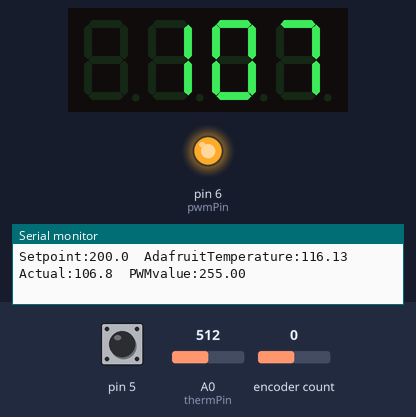
Bench run of a sketch on a simulated Arduino Uno, built with avr-gcc and run on an emulated ATmega328P. Shown: 4-digit seven-segment display, output pins drawn as LEDs (lit = HIGH), the last lines printed to the serial monitor. The inputs (shaded band) are chosen by the test bench; at power-on: A0 (thermPin) = 512, pin 5 HIGH, encoder count 0.

Above: at 1.3 s.
1.4 s: A0 (thermPin) set to 0
At 2.1 s:
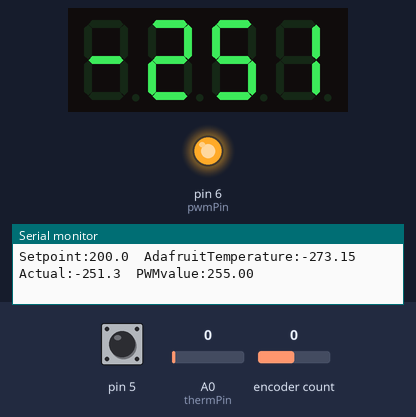
3.0 s: A0 (thermPin) set to 122
At 4.4 s:
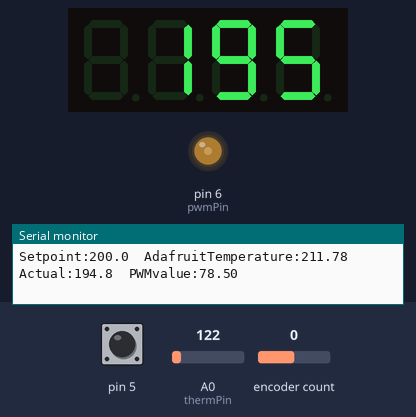
6.0 s: A0 (thermPin) set to 210
At 6.51 s:
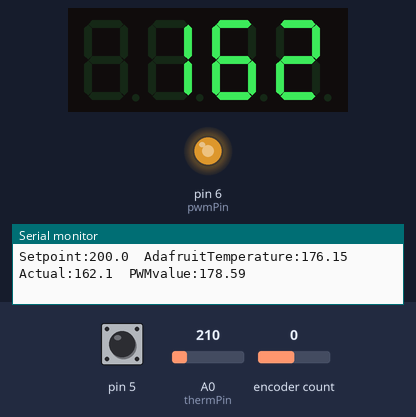
9.0 s: pin 5 pulled LOW for 1 s
At 10.8 s:
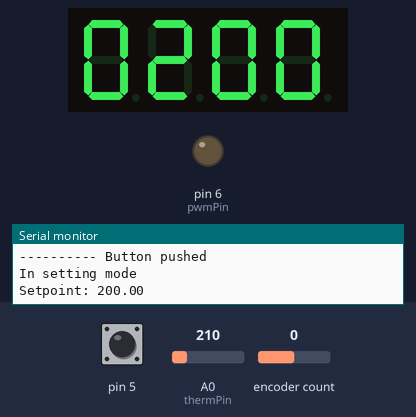
11.5 s: encoder count set to 4
At 13.1 s:
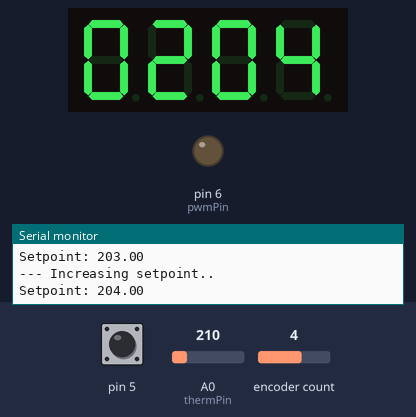
13.4 s: pin 5 pulled LOW for 3.2 s
At 14.2 s:
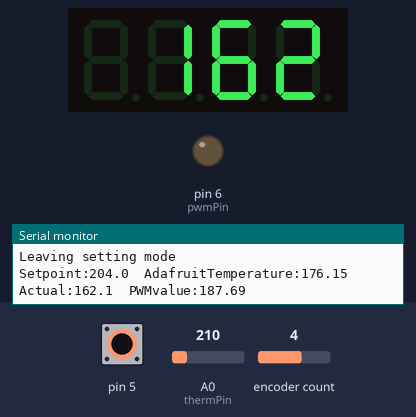
Timing chart, 0 to 19.1 s (numbered marks = the images above; inputs shaded):
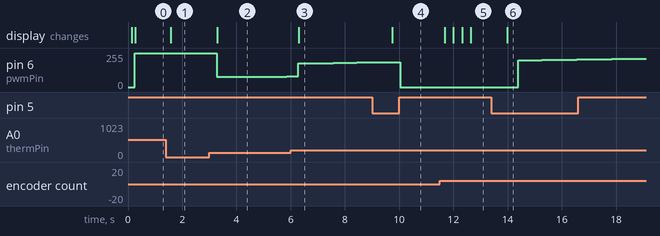

Measured:
- after the input at 1.4 s, the display: changes after 0.17 s (image 1)
- after the input at 3.0 s, pin 6 (pwmPin): 255/255 → 78/255 after 0.27 s, → 79/255 2.6 s later; the display: changes after 0.30 s (image 2)
- after the input at 6.0 s, the display: changes after 0.30 s (image 3)
- after the input at 9.0 s, the display: changes after 0.74 s (image 4)
- after the input at 11.5 s, the display: first changes after 0.17 s (image 5 shows a later state)
- after the input at 13.4 s, pin 6 (pwmPin): moves from 0/255 to 213/255 over 4.3 s, starting after 0.99 s; the display: changes after 0.59 s (image 6)

The sketch:

ardFilaSplicePID.ino
```cpp
/*
  String programName = "ardFilaSplice";
  String date = "20201226";
  String author = "Jon Sagebrand";
  String email = "jonsagebrand@gmail.com";
*/

/*******************************
  TM1637 4 x 7-segment display
*******************************/
#include <Arduino.h>
#include <TM1637TinyDisplay.h>

const int CLK = 8;
const int DIO = 9;

TM1637TinyDisplay display(CLK, DIO);

uint8_t data[] = { 0x00, 0x00, 0x00, 0x00 };


/*******************************
  Pins
*******************************/
const int pwmPin = 6; // pin that controls the MOSFET
const int thermPin = A0; // pin connected to the thermistor


/*******************************
  Temperatures and thermistor
*******************************/
double setPoint = 200; // this is our goal temperature

const float seriesResistor = 4490; //100000.0; // value of the resistor in serie with the thermistor

const float thermistorNominal = 100000.0; // resistance at 25 degrees C
const float nominalTemperature = 25.0; // temp. for nominal resistance (almost always 25 C)
const float betaCoefficient = 3950.0; // the beta coefficient of the thermistor (usually 3000-4000)

const int numSamples = 10; // how many samples to take and average, more takes longer but is more 'smooth'
int samples[numSamples];

uint8_t i;
float average;
float steinhart;

const float tempOffset = 0;
const float tempFactor = 0.92;


/*******************************
  Plot
*******************************/
const boolean plot = true; // if true, serial output is only values that can be plotted by the Serial Plotter


/*******************************
  PID
*******************************/
#include <PID_v1.h>

double actualTemp = 0.0; // the measured temperature
double PWMvalue;
//double Kp = 2, Ki = 5, Kd = 1; // initial tuning parameters
double aggKp = 3; //7.5;
double aggKi = 0.3; //0.99;
double aggKd = 0; //0.1;

PID myPID(&actualTemp, &PWMvalue, &setPoint, aggKp, aggKi, aggKd, DIRECT);

const boolean useAdaptiveTuning = false;

double consKp = 1; //7.5;
double consKi = 0.3; //0.99;
double consKd = 0; //0.1;

double tempGap;

/*******************************
  Rotary encoder
*******************************/
#include <SimpleRotary.h>

SimpleRotary rotary(3, 4, 5); // CLK, DT , SW

byte rotEncTurn;
byte rotEncPush;

boolean setTemp = false;


void setup() {

  /*******************************
    External AREF
  *******************************/
  //analogReference(EXTERNAL); // connect AREF to 3.3V and use that as VCC, less noisy!

  /*******************************
    Start serial
  *******************************/
  Serial.begin(9600);

  /*******************************
    In- and outputs
  *******************************/
  pinMode(pwmPin, OUTPUT); // this is the output pin for the MOSFET controoling the heater

  /*******************************
    PID setup
  *******************************/
  steinhart = readTemp(); // initialize the variables we're linked to
  actualTemp = (steinhart + tempOffset) * tempFactor;

  myPID.SetMode(AUTOMATIC); //turn the PID on

  if (useAdaptiveTuning) {
    myPID.SetTunings(consKp, consKi, consKd);
  }

  /*******************************
    Rotary encoder setup
  *******************************/
  // Set the trigger to be either a HIGH or LOW pin (Default: HIGH)
  // Note this sets all three pins to use the same state.
  //rotary.setTrigger(HIGH);

  // Set the debounce delay in ms  (Default: 2)
  //rotary.setDebounceDelay(2);

  // Set the error correction delay in ms  (Default: 200)
  //rotary.setErrorDelay(10);

  /*******************************
    LED display
  *******************************/
  display.clear();
  display.setBrightness(BRIGHT_HIGH);

}


void loop() {

  /*******************************
    Read temperature
  *******************************/
  if (!setTemp) {
    steinhart = readTemp();
    actualTemp = (steinhart + tempOffset) * tempFactor;
  }

  /*******************************
    PID control
  *******************************/
  if (!setTemp) {
    if (useAdaptiveTuning) {
    tempGap = abs(setPoint - actualTemp); // distance away from setpoint

    if (tempGap < 10) { //we're close to setpoint, use conservative tuning parameters
      myPID.SetTunings(consKp, consKi, consKd);
    } else { //we're far from setpoint, use aggressive tuning parameters
      myPID.SetTunings(aggKp, aggKi, aggKd);
    }
    }

    myPID.Compute();
    analogWrite(pwmPin, PWMvalue);
  } else {
    analogWrite(pwmPin, 0);
  }

  /*******************************
    Rotary encoder
  *******************************/
  rotEncPush = rotary.push();
  rotEncTurn = rotary.rotate();

  if (rotEncPush != 0 || rotEncTurn != 0) {  // rotary encoder was manipulated
    if ( rotEncPush == 1 ) { // button pushed
      Serial.println();
      Serial.println("---------- Button pushed");
      if (setTemp) { // toggle setTemp
        setTemp = false;
        Serial.println("Leaving setting mode");
        Serial.println();
      } else {
        setTemp = true;
        Serial.println("In setting mode");
        Serial.print("Setpoint: ");
        Serial.println(setPoint);
        Serial.println();
      }
    }

    if (setTemp) {

      if ( rotEncTurn == 1 ) {
        Serial.println("--- Increasing setpoint..");
        setPoint ++;
        Serial.print("Setpoint: ");
        Serial.println(setPoint);
        Serial.println();
      }

      if ( rotEncTurn == 2 ) {
        Serial.println("--- Decreasing setpoint..");
        setPoint --;
        Serial.print("Setpoint: ");
        Serial.println(setPoint);
        Serial.println();
      }
    }
  }

  /*******************************
    UI
  *******************************/
  if (!setTemp) {
    if (plot) {
      Serial.print("\Setpoint:");
      Serial.print(setPoint, 1);
      Serial.print("\tAdafruitTemperature:");
      Serial.print(steinhart);
      Serial.print("\tActual:");
      Serial.print(actualTemp, 1);
      Serial.print("\tPWMvalue:");
      Serial.println(PWMvalue);
    }
  }

  if (!setTemp) {
    display.showNumber(actualTemp, 0); // print temp to 7-segment display
  } else {
    display.showNumber((int)setPoint, true); // print temp to 7-segment display
  }
  delay(300);

}

double readTemp() {

  for (i = 0; i < numSamples; i++) { // take N samples in a row, with a slight delay
    samples[i] = analogRead(thermPin);
    delay(10);
  }

  average = 0;  // average all the samples out
  for (i = 0; i < numSamples; i++) {
    average += samples[i];
  }
  average /= numSamples;

  average = (1023 / average)  - 1;     // (1023/ADC - 1)
  average = seriesResistor / average;  // 100K / (1023/ADC - 1)

  steinhart = average / thermistorNominal;     // (R/Ro)
  steinhart = log(steinhart);                  // ln(R/Ro)
  steinhart /= betaCoefficient;                   // 1/B * ln(R/Ro)
  steinhart += 1.0 / (nominalTemperature + 273.15); // + (1/To)
  steinhart = 1.0 / steinhart;                 // Invert
  steinhart -= 273.15;                         // convert absolute

  return steinhart;

}
```
